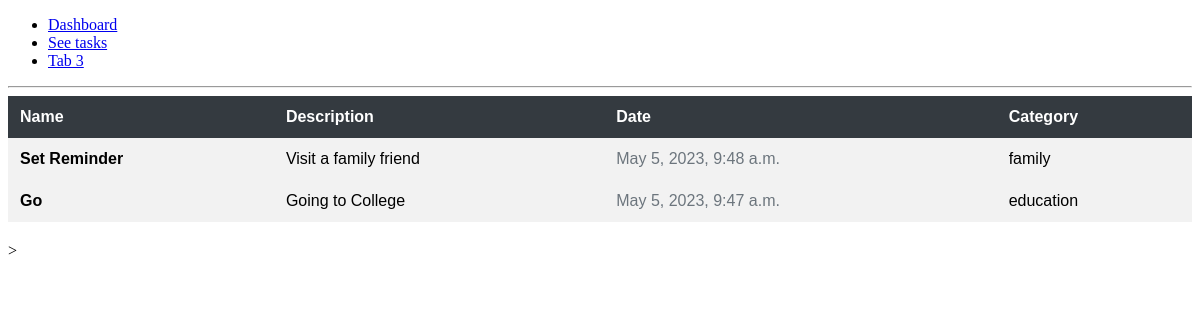
The page /tab1/ on the database as committed earlier.
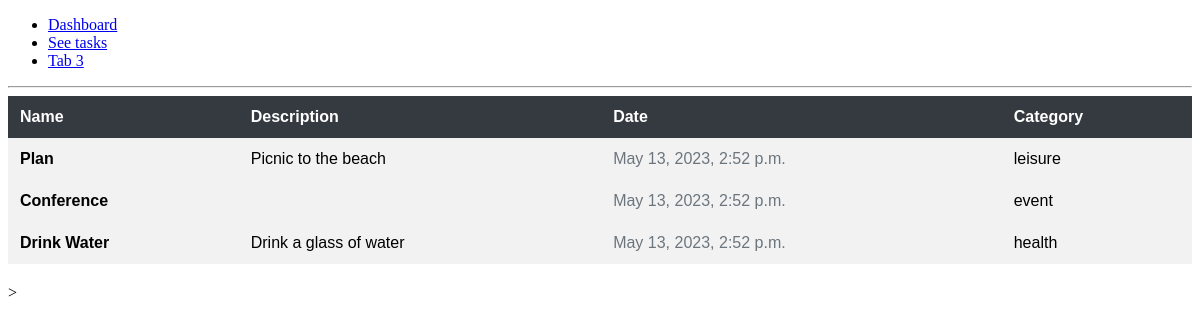
The same page on the database as committed later.
### base/models.py (models this page shows)
class Task(models.Model):
    name = models.CharField(max_length=200)
    desc = models.TextField(null=True, blank=True)
    date = models.DateTimeField(
        auto_now_add=True, null=True)
    category = models.CharField(max_length=200, null=True)
    class Meta:
        ordering = ['-date']
    def __str__(self):
        return self.name

### base/views.py (the view)
# urls.py: path('tab1/', views.tab1, name="Organize"),
def tab1(request):
    tasks = Task.objects.all()
    context = {'tasks': tasks}
    print(tasks)
    return render(request, 'base/tab1.html', context)

### base/templates/base/tab1.html
{% extends 'main.html' %}
{% block content %}
  <div style="overflow-x:auto;">
    <table style="font-family: Arial, sans-serif; border-collapse: collapse; width: 100%; margin-bottom: 20px;">
      <thead>
        <tr style="background-color: #343a40; color: #fff;">
          <th style="padding: 12px; text-align: left;">Name</th>
          <th style="padding: 12px; text-align: left;">Description</th>
          <th style="padding: 12px; text-align: left;">Date</th>
          <th style="padding: 12px; text-align: left;">Category</th>
        </tr>
      </thead>
      <tbody>
      {% for task in tasks %}
        <tr style="background-color: #f2f2f2;">
          <td style="padding: 12px; text-align: left; font-weight: bold;">{{ task.name }}</td>
          <td style="padding: 12px; text-align: left;">{{ task.desc }}</td>
          <td style="padding: 12px; text-align: left; color: #6c757d;">{{ task.date }}</td>
          <td style="padding: 12px; text-align: left;">{{ task.category }}</td>
        </tr>
      {% endfor %}
      </tbody>
    </table>
  </div>
{% endblock %}

Rows that differ between the two databases and show on the page:
removed Task: name "Set Reminder", desc "Visit a family friend", date "May 5, 2023, 9:48 a.m.", category "family"
removed Task: name "Go", desc "Going to College", date "May 5, 2023, 9:47 a.m.", category "education"
added Task: name "Plan", desc "Picnic to the beach", date "May 13, 2023, 2:52 p.m.", category "leisure"
added Task: name "Conference", date "May 13, 2023, 2:52 p.m.", category "event"
added Task: name "Drink Water", desc "Drink a glass of water", date "May 13, 2023, 2:52 p.m.", category "health"
